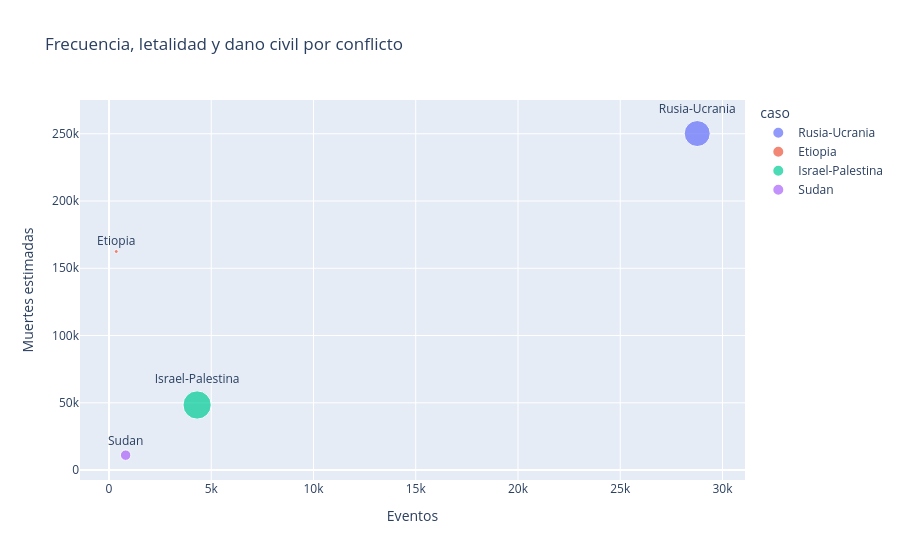

Write notebook code for a chart like this one.
### Code cell
fig = px.scatter(
    case_summary,
    x="eventos",
    y="muertes",
    size="civiles",
    color="caso",
    text="caso",
    title="Frecuencia, letalidad y dano civil por conflicto",
    labels={"eventos": "Eventos", "muertes": "Muertes estimadas", "civiles": "Muertes civiles"},
)
fig.update_traces(textposition="top center")
fig.show()

### Figure 1 — Plotly figure (JSON) as saved in the notebook; plotly's stock layout.template omitted (floating-point values rounded to 4 significant figures)
{"data": [{"hovertemplate": "caso=%{text}<br>Eventos=%{x}<br>Muertes estimadas=%{y}<br>Muertes civiles=%{marker.size}<extra></extra>", "legendgroup": "Rusia-Ucrania", "marker": {"color": "#636efa", "size": [23284], "sizemode": "area", "sizeref": 68.86, "symbol": "circle"}, "mode": "markers+text", "name": "Rusia-Ucrania", "orientation": "v", "showlegend": true, "text": ["Rusia-Ucrania"], "textposition": "top center", "type": "scatter", "x": [28764], "xaxis": "x", "y": [250157], "yaxis": "y"}, {"hovertemplate": "caso=%{text}<br>Eventos=%{x}<br>Muertes estimadas=%{y}<br>Muertes civiles=%{marker.size}<extra></extra>", "legendgroup": "Etiopia", "marker": {"color": "#EF553B", "size": [529], "sizemode": "area", "sizeref": 68.86, "symbol": "circle"}, "mode": "markers+text", "name": "Etiopia", "orientation": "v", "showlegend": true, "text": ["Etiopia"], "textposition": "top center", "type": "scatter", "x": [355], "xaxis": "x", "y": [162463], "yaxis": "y"}, {"hovertemplate": "caso=%{text}<br>Eventos=%{x}<br>Muertes estimadas=%{y}<br>Muertes civiles=%{marker.size}<extra></extra>", "legendgroup": "Israel-Palestina", "marker": {"color": "#00cc96", "size": [27543], "sizemode": "area", "sizeref": 68.86, "symbol": "circle"}, "mode": "markers+text", "name": "Israel-Palestina", "orientation": "v", "showlegend": true, "text": ["Israel-Palestina"], "textposition": "top center", "type": "scatter", "x": [4309], "xaxis": "x", "y": [48364], "yaxis": "y"}, {"hovertemplate": "caso=%{text}<br>Eventos=%{x}<br>Muertes estimadas=%{y}<br>Muertes civiles=%{marker.size}<extra></extra>", "legendgroup": "Sudan", "marker": {"color": "#ab63fa", "size": [3766], "sizemode": "area", "sizeref": 68.86, "symbol": "circle"}, "mode": "markers+text", "name": "Sudan", "orientation": "v", "showlegend": true, "text": ["Sudan"], "textposition": "top center", "type": "scatter", "x": [814], "xaxis": "x", "y": [11072], "yaxis": "y"}], "layout": {"legend": {"itemsizing": "constant", "title": {"text": "caso"}, "tracegroupgap": 0}, "title": {"text": "Frecuencia, letalidad y dano civil por conflicto"}, "xaxis": {"anchor": "y", "domain": [0, 1], "title": {"text": "Eventos"}}, "yaxis": {"anchor": "x", "domain": [0, 1], "title": {"text": "Muertes estimadas"}}}}
